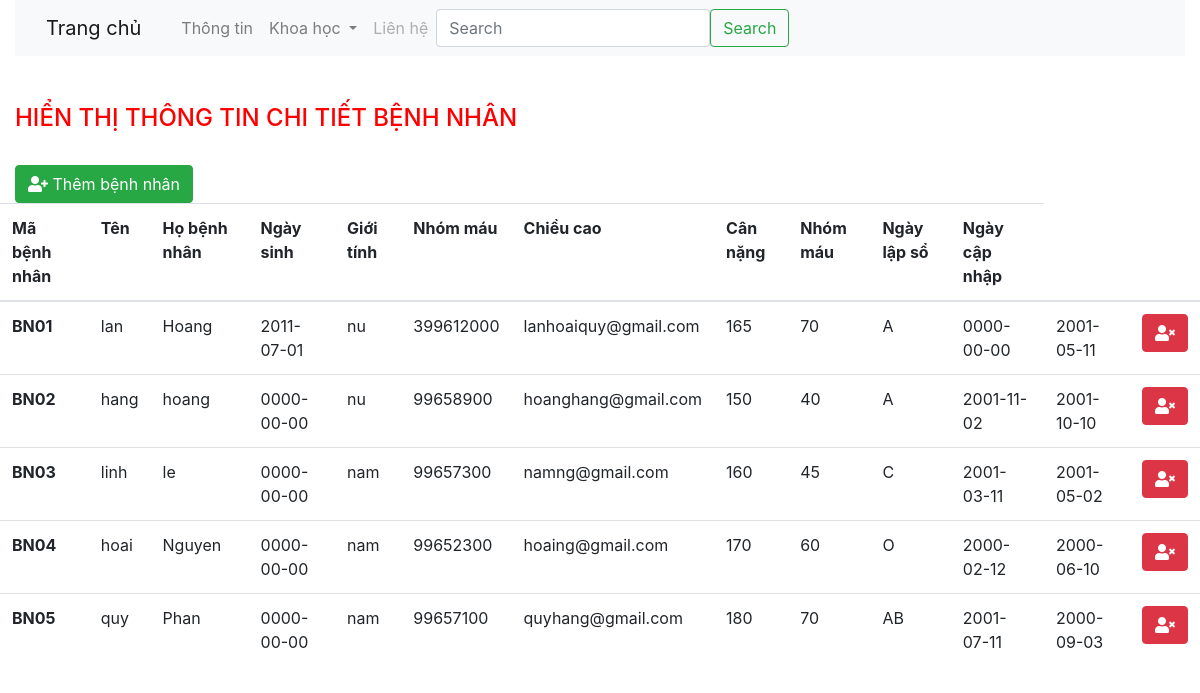
Page /chitiet.php on the committed database.
### tables this page shows
CREATE TABLE `patient` (
  `patientid` varchar(30) NOT NULL,
  `firstname` varchar(100) DEFAULT NULL,
  `lastname` varchar(50) DEFAULT NULL,
  `dateofbirth` date DEFAULT NULL,
  `gender` varchar(20) DEFAULT NULL,
  `mobile` float DEFAULT NULL,
  `email` varchar(100) DEFAULT NULL,
  `height` float DEFAULT NULL,
  `weight` float DEFAULT NULL,
  `blood_type` varchar(20) DEFAULT NULL,
  `created_on` date DEFAULT NULL,
  `modified_on` date DEFAULT NULL
);

### src/chitiet.php (the view, shortened to what this page needs)
<!DOCTYPE html>
<html>
<head>
</head>
<body>
	<!DOCTYPE html>
<html>
<head>
	<link rel="stylesheet" type="text/css" href="https://cdnjs.cloudflare.com/ajax/libs/font-awesome/5.15.4/css/all.min.css">
 <link rel="stylesheet" href="https://stackpath.bootstrapcdn.com/bootstrap/4.3.1/css/bootstrap.min.css">
  <link rel="stylesheet" href="https://stackpath.bootstrapcdn.com/font-awesome/4.7.0/css/font-awesome.min.css">
  <link rel="stylesheet" href="https://cdn.jsdelivr.net/npm/bootstrap-icons@1.5.0/font/bootstrap-icons.css">
</head>
<body>
	<article class="container-fluid">
		<section class="row">
			<section class="col-md-12">
				<nav class="navbar navbar-expand-lg navbar-light bg-light">
  <div class="container-fluid">
    <a class="navbar-brand" href="index.php">Trang chủ</a>
    <div class="collapse navbar-collapse" id="navbarSupportedContent">
      <ul class="navbar-nav me-auto mb-2 mb-lg-0">
        <li class="nav-item">
          <a class="nav-link active" aria-current="page" href="#"></a>
        </li>
        <li class="nav-item">
          <a class="nav-link" href="#">Thông tin</a>
        </li>
        <li class="nav-item dropdown">
          <a class="nav-link dropdown-toggle" href="#" id="navbarDropdown" role="button" data-bs-toggle="dropdown" aria-expanded="false">
           Khoa học
          </a>
        </li>
        <li class="nav-item">
          <a class="nav-link disabled">Liên hệ</a>
        </li>
      </ul>
      <form class="d-flex">
        <input class="form-control me-2" type="search" placeholder="Search" aria-label="Search">
        <button class="btn btn-outline-success" type="submit">Search</button>
      </form>
    </div>
  </div>
</nav>
			</section>
		</section>
		<section class="row mt-5">
			<section class="col-md-12">
				<h4 style="color:red;">HIỂN THỊ THÔNG TIN CHI TIẾT BỆNH NHÂN</h4>
				<br>
        <section class="row">
          <section class="col-md-12">
            <form action="process-add-bn.php" method="post">
         <button class="btn btn-success" data-toggle="modal" data-target="#exampleModal"><i class="fas fa-user-plus"></i> Thêm bệnh nhân</button>
  </form>
          </section>
        </section>
				<main>
        <table class="table">
                <tr>
                    <th scope="col">Mã bệnh nhân</th>
                    <th scope="col">Tên</th>
                    <th scope="col"> Họ bệnh nhân</th>
                    <th scope="col"> Ngày sinh</th>
                    <th scope="col"> Giới tính</th>
                    <th scope="col"> Nhóm máu</th>
                    <th scope="col">Chiều cao</th>
                    <th scope="col">Cân nặng</th>
                    <th scope="col">Nhóm máu</th>
                    <th scope="col">Ngày lập sổ</th>
                    <th scope="col"> Ngày cập nhập</th>
                </tr>
            <tbody>
                <?php
                $conn=mysqli_connect('localhost','root','','patient');
                    $sql = "SELECT * FROM patient";
                    $result = mysqli_query($conn,$sql);
                    if(mysqli_num_rows($result)>0){
                        while($row=mysqli_fetch_assoc($result)){
                ?>
                            <tr>
                                <th scope="row"><?php echo $row['patientid']; ?> </th>
                                <td><?php echo $row['firstname']; ?></td>
                                <td><?php echo $row['lastname']; ?></td>
                                <td><?php echo $row['dateofbirth']; ?></td>
                                <td><?php echo $row['gender']; ?></td>
                                <td><?php echo $row['mobile']; ?></td>
                                <td><?php echo $row['email']; ?></td>
                                <td><?php echo $row['height']; ?></td>
                                <td><?php echo $row['weight']; ?></td>
                                 <td><?php echo $row['blood_type']; ?></td>
                                  <td><?php echo $row['created_on']; ?></td>
                                  <td><?php echo $row['modified_on']; ?></td>
                                <td><button class="btn btn-danger" data-toggle="modal" data-target="#modalDelete"><i class="fas fa-user-times"></i></button></td>
                            </tr>
                <?php
                        }
                    }
                ?>
            </tbody>
            </table>
    </main>
			</section>
		</section>
	</article>
</body>
</html>
</body>
</html>

### rows in the picture
patient: patientid "BN01", firstname "lan", lastname "Hoang", dateofbirth "2011-07-01", gender "nu", mobile "399612000", email "lanhoaiquy@gmail.com", height "165", weight "70", blood_type "A", created_on "0000-00-00", modified_on "2001-05-11"
patient: patientid "BN02", firstname "hang", lastname "hoang", dateofbirth "0000-00-00", gender "nu", mobile "99658900", email "hoanghang@gmail.com", height "150", weight "40", blood_type "A", created_on "2001-11-02", modified_on "2001-10-10"
patient: patientid "BN03", firstname "linh", lastname "le", dateofbirth "0000-00-00", gender "nam", mobile "99657300", email "namng@gmail.com", height "160", weight "45", blood_type "C", created_on "2001-03-11", modified_on "2001-05-02"
patient: patientid "BN04", firstname "hoai", lastname "Nguyen", dateofbirth "0000-00-00", gender "nam", mobile "99652300", email "hoaing@gmail.com", height "170", weight "60", blood_type "O", created_on "2000-02-12", modified_on "2000-06-10"
patient: patientid "BN05", firstname "quy", lastname "Phan", dateofbirth "0000-00-00", gender "nam", mobile "99657100", email "quyhang@gmail.com", height "180", weight "70", blood_type "AB", created_on "2001-07-11", modified_on "2000-09-03"
